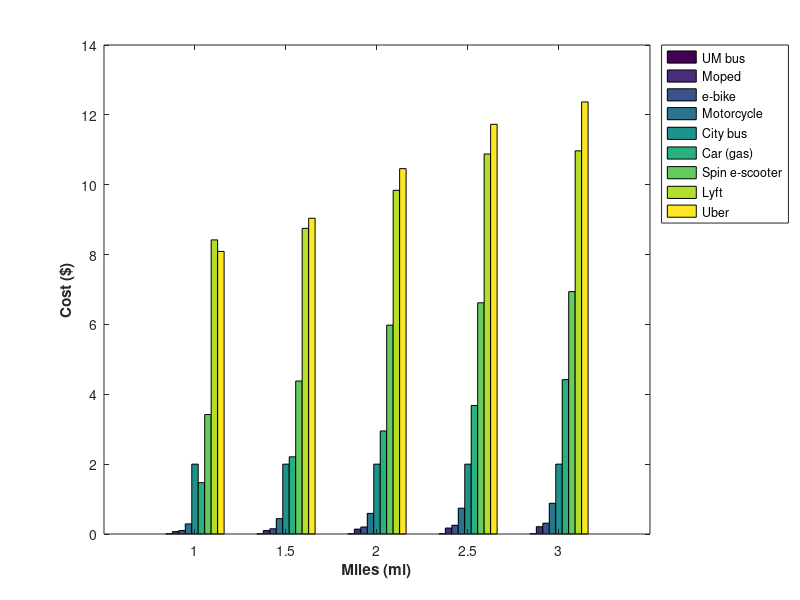

Here is the MATLAB script that generated this plot: (Note: this script raises an error after producing the figure.)
clf
clc
clear all

%% model COST for each mobility option
mi = [1 1.5 2 2.5 3];

c_umb = [0.01 0.01 0.01 0.01 0.01];      %cost to ride UM bus as a student (free)
c_moped = [0.07 0.10 0.14 0.17 0.21];    %cost calculated by Megan
c_ebike = [0.1 0.15 0.2 0.25 0.31];      %cost calculated by Megan
c_mcycle = [0.29 0.44 0.59 0.74 0.88];   %cost calculated using Megan's car model
c_car = [1.47 2.21 2.95 3.68 4.42];      %cost calculated by Megan
c_aab = [2 2 2 2 2];                     %cost to ride city of AA bus per day ($2/day)
c_scoot = [3.42 4.38 5.98 6.62 6.94];    %base fee + cost/min + fees + taxes
c_uber = [8.09 9.04 10.46 11.73 12.37];  %base fee + cost/min + fees + taxes
c_lyft = [8.42 8.75 9.84 10.88 10.97];   %base fee + cost/min + fees + taxes


one=[c_umb(1) c_moped(1) c_ebike(1) c_mcycle(1) c_aab(1) c_car(1) c_scoot(1) c_lyft(1) c_uber(1)];
one_5=[c_umb(2) c_moped(2) c_ebike(2) c_mcycle(2) c_aab(2) c_car(2) c_scoot(2) c_lyft(2) c_uber(2)];
two=[c_umb(3) c_moped(3) c_ebike(3) c_mcycle(3) c_aab(3) c_car(3) c_scoot(3) c_lyft(3) c_uber(3)];
two_5=[c_umb(4) c_moped(4) c_ebike(4) c_mcycle(4) c_aab(4) c_car(4) c_scoot(4) c_lyft(4) c_uber(4)];
three=[c_umb(5) c_moped(5) c_ebike(5) c_mcycle(5) c_aab(5) c_car(5) c_scoot(5) c_lyft(5) c_uber(5)];


figure(1)
bar([one;one_5;two;two_5;three],'hist')
xlabel('Miles (mi)','fontweight','bold')
ylabel('Cost ($)','fontweight','bold')
legend('UM bus','Moped','e-bike','Motorcycle', 'City bus','Car (gas)', 'Spin e-scooter', 'Lyft', 'Uber','Location','northeastoutside')
set(gca,'XTickLabel',{'1','1.5','2','2.5','3'});


%% model EMISSIONS for each mobility option

e_walk = 37; % gCO2/mi from breathing - not used in graph bc ppl are breathing for every option
e_buson = 52.7;  %emissions released per person riding a hybrid bus during on peak hours = 85(1-.38) gCO2/pmt
e_spinscoot = 0;  %emissions for riding scooter = 0 and Spin offsets emissions for charging/repair
e_rideshare = 177.85;  %emissions released per person riding uber or lyft (2 passengers minimus so divide avg emissions/pmt driving car by 2
e_car = 355.7;  %avg emissions/pmt driving car
e_truck = 620;  %avg emissions/pmt driving truck
e_busoff = 421.6;  %emissions released per person riding a hybrid bus during off peak hours = 680*(1-.38) gCO2/pmt
e_ebike = 28.148;
e_moped = 88.45;
e_mcycle = 127.89;
e_hybrid = 210.83;
e_EV = 127.14;
e_scoot = 86.86; %emissions for riding scooter = 0, emissions for charging/repair 86.86 gCO2/passenger-mile

Y = [e_buson e_spinscoot e_rideshare e_car e_truck e_busoff e_ebike e_moped e_mcycle e_hybrid e_EV e_scoot];
X = categorical({'Bus on-peak','Spin e-Scooter','Rideshare','Personal Car', 'Personal Truck', 'Bus off-peak', 'e-bike','Moped', 'Motorcycle', 'Hybrid Vehicle','Electric Vehicle', 'e-scooter (other)'});
X = reordercats(X,{'Spin e-Scooter','e-bike','Bus on-peak','e-scooter (other)','Moped','Electric Vehicle', 'Motorcycle','Rideshare','Hybrid Vehicle','Personal Car', 'Personal Truck', 'Bus off-peak',});
figure(2)
bar(X,Y)
xlabel('Mode of Transportation','fontweight','bold')
ylabel('Emissions (gCO_{2}/PMT)','fontweight','bold')
labels = arrayfun(@(value) num2str(value,'%2.f'),Y,'UniformOutput',false);
text(X,Y,labels,'HorizontalAlignment','center','VerticalAlignment','bottom','fontsize',8) 

box off

%% Hybrid electric bus emissions / person
